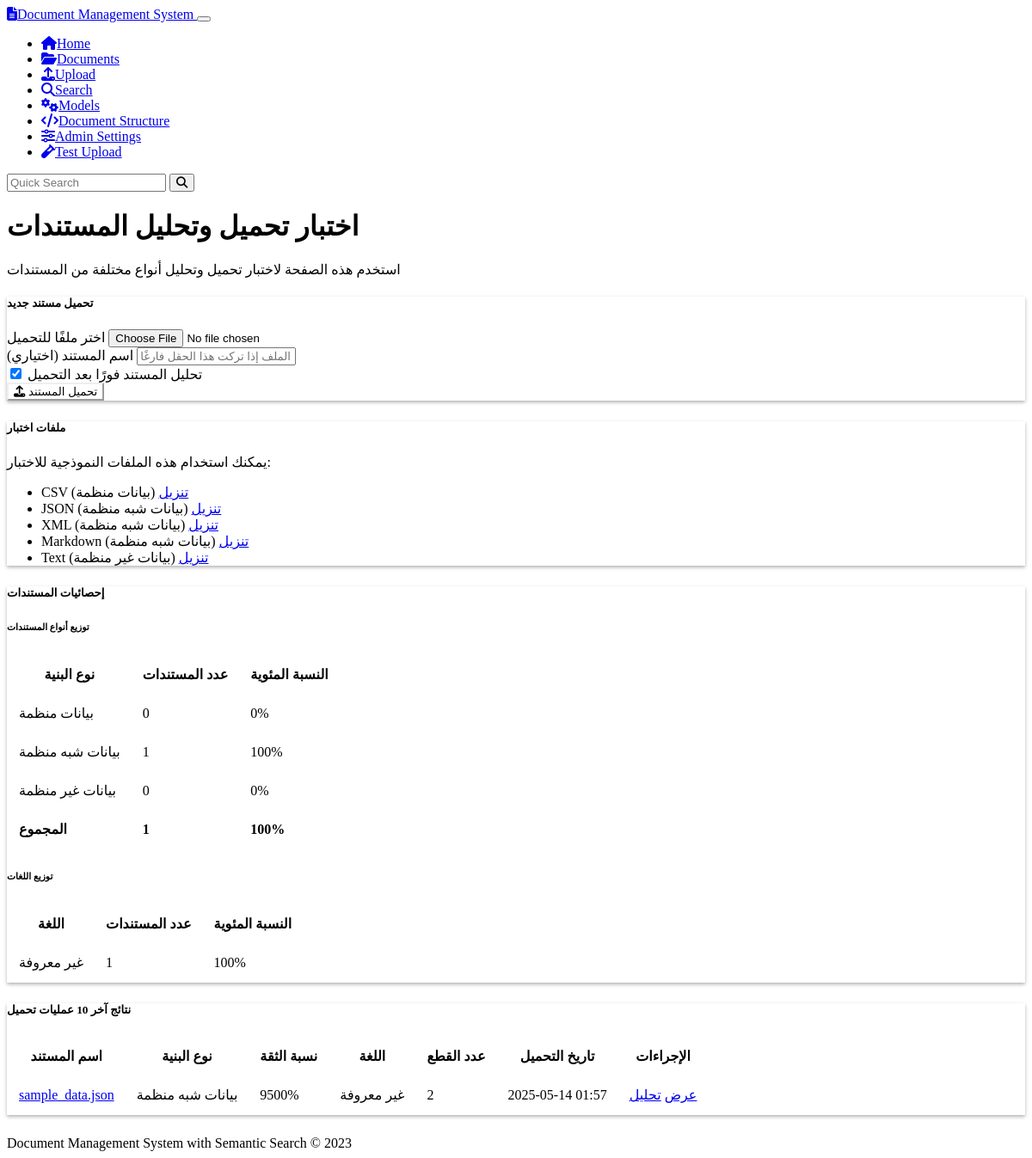
Page /test/upload on the earlier database version.
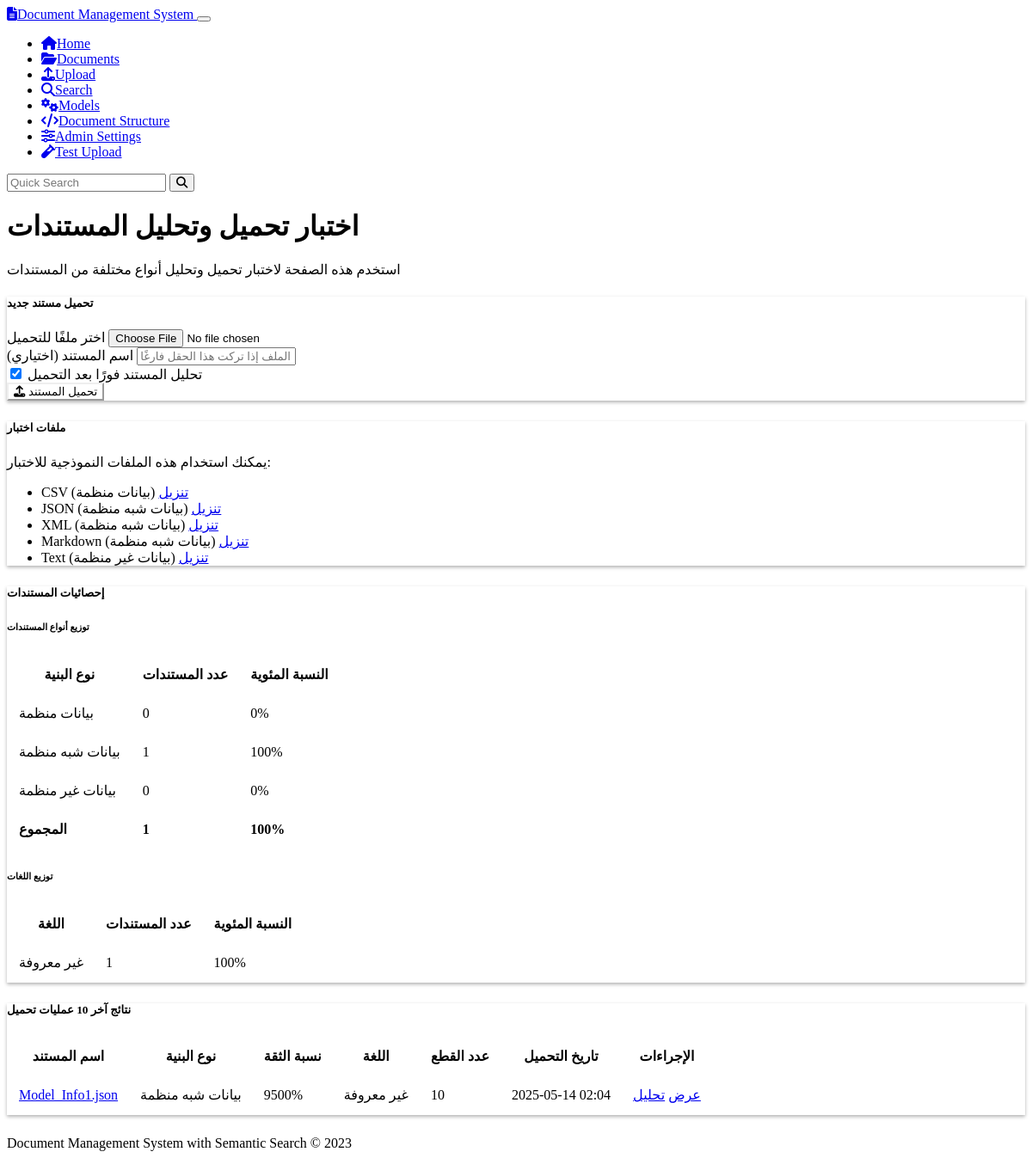
Same page on the later database version.
### models.py (models this page shows, shortened)
class Document(db.Model):
    id = db.Column(db.String(36), primary_key=True, default=lambda: str(uuid.uuid4()))
    name = db.Column(db.String(255), nullable=False)
    content = db.Column(db.Text, nullable=False)
    mime_type = db.Column(db.String(100), nullable=False)
    created_at = db.Column(db.DateTime, default=datetime.datetime.utcnow)
    updated_at = db.Column(db.DateTime, default=datetime.datetime.utcnow, onupdate=datetime.datetime.utcnow)
    chunks = db.relationship('Chunk', backref='document', cascade='all, delete-orphan')
    doc_metadata = db.relationship('Metadata', backref='document', cascade='all, delete-orphan')

### routes.py (the view)
@app.route('/test/upload')
def test_upload_page():
    stats = {
        'structured': 0,
        'semi_structured': 0,
        'unstructured': 0,
        'total': 0
    }
    language_stats = {}
    for doc in Document.query.all():
        stats['total'] += 1
        doc_metadata = {}
        for meta in Metadata.query.filter_by(document_id=doc.id).all():
            doc_metadata[meta.key] = meta.value
        structure_type = doc_metadata.get('detected_structure', 'unstructured')
        stats[structure_type] += 1
        language = doc_metadata.get('detected_language', 'unknown')
        language_stats[language] = language_stats.get(language, 0) + 1
    if stats['total'] > 0:
        stats['structured_percent'] = int(stats['structured'] / stats['total'] * 100)
        stats['semi_structured_percent'] = int(stats['semi_structured'] / stats['total'] * 100)
        stats['unstructured_percent'] = int(stats['unstructured'] / stats['total'] * 100)
    else:
        stats['structured_percent'] = 0
        stats['semi_structured_percent'] = 0
        stats['unstructured_percent'] = 0
    recent_documents = []
    for doc in Document.query.order_by(Document.created_at.desc()).limit(10).all():
        doc_metadata = {}
        for meta in Metadata.query.filter_by(document_id=doc.id).all():
            doc_metadata[meta.key] = meta.value
        chunk_count = Chunk.query.filter_by(document_id=doc.id).count()
        enriched_doc = {
            'id': doc.id,
            'name': doc.name,
            'structure_type': doc_metadata.get('detected_structure', 'unstructured'),
            'confidence': int(float(doc_metadata.get('detection_confidence', '0')) * 100),
            'language': doc_metadata.get('detected_language', 'unknown'),
            'chunk_count': chunk_count,
            'created_at': doc.created_at
        }
        recent_documents.append(enriched_doc)
    lang_names = {
        'ar': 'العربية',
        'en': 'الإنجليزية',
        'fr': 'الفرنسية',
        'es': 'الإسبانية',
        'de': 'الألمانية',
        'zh': 'الصينية',
        'ru': 'الروسية',
        'ja': 'اليابانية',
        'multilingual': 'متعدد اللغات',
        'unknown': 'غير معروفة'
    }
    return render_template(
        'test_upload.html',
        stats=stats,
        language_stats=language_stats,
        recent_documents=recent_documents,
        lang_names=lang_names
    )

### templates/test_upload.html (shortened to what the changed rows need)
{% extends 'base.html' %}
{% block content %}
<div class="container mt-4">
  <div class="row mb-4">
    <div class="col">
      <h1>اختبار تحميل وتحليل المستندات</h1>
    </div>
  </div>
  <div class="row mb-4">
    <div class="col-12">
      <div class="card">
        <div class="card-body">
          <div class="row">
            <div class="col-md-6">
              <div class="table-responsive">
                <table class="table table-sm">
                  <thead>
                    <tr>
                      <th>نوع البنية</th>
                      <th>عدد المستندات</th>
                      <th>النسبة المئوية</th>
                    </tr>
                  </thead>
                </table>
              </div>
            </div>
            <div class="col-md-6">
              <div class="table-responsive">
                <table class="table table-sm">
                  <thead>
                    <tr>
                      <th>اللغة</th>
                      <th>عدد المستندات</th>
                      <th>النسبة المئوية</th>
                    </tr>
                  </thead>
                </table>
              </div>
            </div>
          </div>
        </div>
      </div>
    </div>
  </div>
  <div class="row mb-4">
    <div class="col-12">
      <div class="card">
        <div class="card-body">
          <div class="table-responsive">
            <table class="table table-hover">
              <thead>
                <tr>
                  <th>اسم المستند</th>
                  <th>نوع البنية</th>
                  <th>نسبة الثقة</th>
                  <th>اللغة</th>
                  <th>عدد القطع</th>
                  <th>تاريخ التحميل</th>
                  <th>الإجراءات</th>
                </tr>
              </thead>
              <tbody>
                {% for doc in recent_documents %}
                <tr>
                  <td><a href="{{ url_for('document_view', document_id=doc.id) }}">{{ doc.name }}</a></td>
                  <td>
                    {% if doc.structure_type == 'structured' %}
                      <span class="badge bg-primary">بيانات منظمة</span>
                    {% elif doc.structure_type == 'semi_structured' %}
                      <span class="badge bg-info">بيانات شبه منظمة</span>
                    {% else %}
                      <span class="badge bg-warning">بيانات غير منظمة</span>
                    {% endif %}
                  </td>
                  <td>{{ doc.confidence }}%</td>
                  <td>{{ lang_names.get(doc.language, doc.language) }}</td>
                  <td>{{ doc.chunk_count }}</td>
                  <td>{{ doc.created_at.strftime('%Y-%m-%d %H:%M') }}</td>
                  <td>
                    <div class="btn-group btn-group-sm">
                      <a href="{{ url_for('document_view', document_id=doc.id) }}" class="btn btn-outline-primary">عرض</a>
                      <a href="{{ url_for('document_analysis_page', document_id=doc.id) }}" class="btn btn-outline-info">تحليل</a>
                    </div>
                  </td>
                </tr>
                {% endfor %}
              </tbody>
            </table>
          </div>
        </div>
      </div>
    </div>
  </div>
</div>
{% endblock %}

Differences in the rows shown:
removed Document: name "sample_data.json", created_at "2025-05-14 01:57"
added Document: name "Model_Info1.json", created_at "2025-05-14 02:04"
Other differences:
new list line: "بيانات شبه منظمة 9500 % غير معروفة 10 عرض تحليل"
list line gone: "بيانات شبه منظمة 9500 % غير معروفة 2 عرض تحليل"
